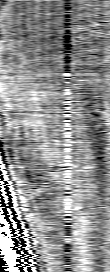
#> input picture Pilus_rotation/Kymograph_alongPilus.tif, 110 x 272 px
$ jupyter execute --allow-errors PhageIntensity.ipynb
#> lines starting #> are read from the running program, lines starting #| are printed output that depends on the picture
[cell 1]
import os
import glob
import numpy as np
import seaborn as sns

import matplotlib.pyplot as plt
from matplotlib import cm
from matplotlib.ticker import LinearLocator

from skimage.io import imread
import pandas as pd
import math

[cell 2]
#Global variables for CSV reading
#Current directory
working_path = os.getcwd()

#Paths
data_file_path = os.path.join(working_path, "Phage_Intensity_values.csv")

#> (a cell that did not finish here is left out)

#> (a cell that did not finish here is left out)

#> (a cell that did not finish here is left out)

#> (a cell that did not finish here is left out)

#> (a cell that did not finish here is left out)

[cell 8]
im = imread("Kymograph_alongPilus.tif")
#> im is the input picture: shape (272, 110) float32; min 0, max 255, mean 140.8
X = np.arange(0,110)
Y = np.arange(0,272)
X, Y = np.meshgrid(X, Y)
np.shape(X)

[cell 9]
fig, ax = plt.subplots(subplot_kw={"projection": "3d"})

surf = ax.plot_surface(X, Y, im, cmap=cm.coolwarm,
                       linewidth=0, antialiased=False)
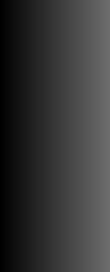
#> X: shape (272, 110) int64; min 0, max 109, mean 54.5

# Customize the z axis.
#ax.set_zlim(-1.01, 1.01)
ax.zaxis.set_major_locator(LinearLocator(10))
# A StrMethodFormatter is used automatically
ax.zaxis.set_major_formatter('{x:.02f}')

# Add a color bar which maps values to colors.
fig.colorbar(surf, shrink=0.5, aspect=5)

plt.show()
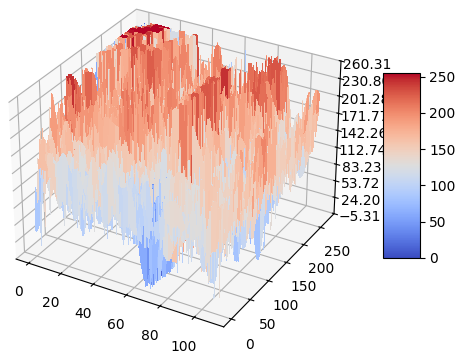
#> figure drawn by matplotlib, 2 panels
